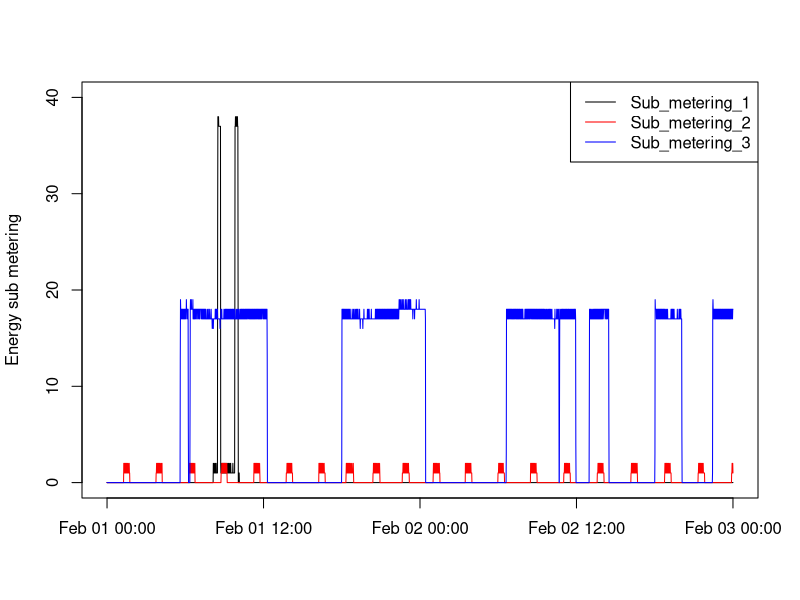

Recreate this plot in R.
#Set the working directory correctly
setwd("~/Desktop/RProjects/Coursera/ExploratoryDataAnalysis/Week1/ExData_Plotting1")
list.files()

# first load in the data from p2.rda
p2 <- read.csv(file='p2.csv')
with(p2, plot(as.POSIXct(p2$DateTime), p2$Global_active_power, type="n",
              xlab='', ylab='Energy sub metering', ylim=c(0,40)) )
lines( as.POSIXct(p2$DateTime), p2$Sub_metering_1, col='black')
lines( as.POSIXct(p2$DateTime), p2$Sub_metering_2, col='red')
lines( as.POSIXct(p2$DateTime), p2$Sub_metering_3, col='blue')
legend('topright', col=c('black', 'red', 'blue'), lty=1,
       legend=c('Sub_metering_1', 'Sub_metering_2', 'Sub_metering_3') )

dev.copy ( png, 'plot3.png')
dev.off()
